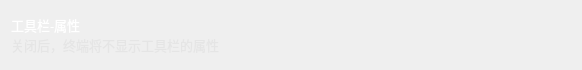
                  <widget class="QWidget" name="verticalWidget_36" native="true">
                   <property name="minimumSize">
                    <size>
                     <width>0</width>
                     <height>70</height>
                    </size>
                   </property>
                   <property name="maximumSize">
                    <size>
                     <width>16777215</width>
                     <height>70</height>
                    </size>
                   </property>
                   <property name="styleSheet">
                    <string notr="true">#verticalWidget_36{background-color: rgba(223, 223, 223,50);
border-radius: 5px;}</string>
                   </property>
                   <layout class="QHBoxLayout" name="horizontalLayout_47">
                    <item>
                     <widget class="QWidget" name="horizontalWidget_35" native="true">
                      <property name="minimumSize">
                       <size>
                        <width>0</width>
                        <height>40</height>
                       </size>
                      </property>
                      <property name="maximumSize">
                       <size>
                        <width>16777215</width>
                        <height>40</height>
                       </size>
                      </property>
                      <layout class="QVBoxLayout" name="verticalLayout_43">
                       <property name="spacing">
                        <number>0</number>
                       </property>
                       <property name="leftMargin">
                        <number>0</number>
                       </property>
                       <property name="topMargin">
                        <number>0</number>
                       </property>
                       <property name="rightMargin">
                        <number>0</number>
                       </property>
                       <property name="bottomMargin">
                        <number>0</number>
                       </property>
                       <item>
                        <widget class="QLabel" name="label_conectStatsDisplay">
                         <property name="font">
                          <font>
                           <family>OPPOSans B</family>
                           <pointsize>10</pointsize>
                           <stylestrategy>PreferAntialias</stylestrategy>
                          </font>
                         </property>
                         <property name="styleSheet">
                          <string notr="true">color: rgb(255, 255, 255);</string>
                         </property>
                         <property name="text">
                          <string>工具栏-属性</string>
                         </property>
                        </widget>
                       </item>
                       <item>
                        <widget class="QLabel" name="label_conectStatsDisplay_tip">
                         <property name="minimumSize">
                          <size>
                           <width>0</width>
                           <height>20</height>
                          </size>
                         </property>
                         <property name="maximumSize">
                          <size>
                           <width>16777215</width>
                           <height>20</height>
                          </size>
                         </property>
                         <property name="font">
                          <font>
                           <family>OPPOSans B</family>
                           <pointsize>10</pointsize>
                           <stylestrategy>PreferAntialias</stylestrategy>
                          </font>
                         </property>
                         <property name="styleSheet">
                          <string notr="true">color: rgba(223, 223, 223, 150);</string>
                         </property>
                         <property name="text">
                          <string>关闭后，终端将不显示工具栏的属性</string>
                         </property>
                        </widget>
                       </item>
                      </layout>
                     </widget>
                    </item>
                    <item>
                     <spacer name="horizontalSpacer_70">
                      <property name="orientation">
                       <enum>Qt::Horizontal</enum>
                      </property>
                      <property name="sizeHint" stdset="0">
                       <size>
                        <width>352</width>
                        <height>20</height>
                       </size>
                      </property>
                     </spacer>
                    </item>
                    <item>
                     <layout class="QVBoxLayout" name="verticalLayout_conectStatsDisplay"/>
                    </item>
                   </layout>
                  </widget>
